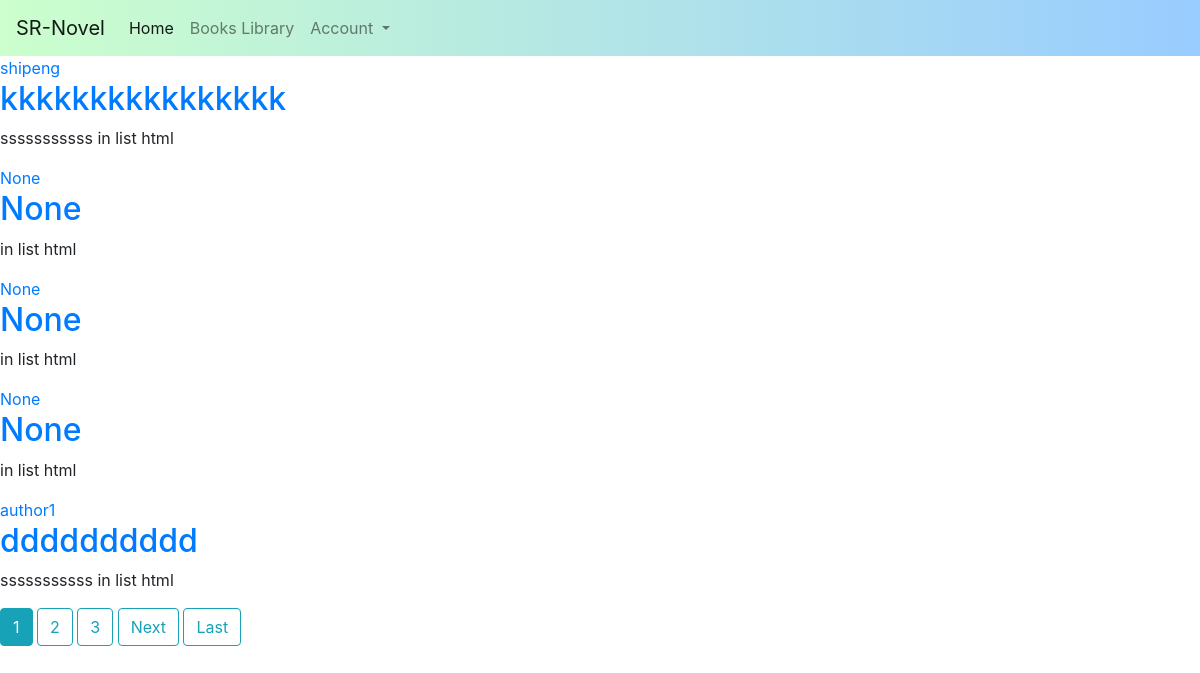
Page /application/books/ on the committed database.
### application/models.py (models this page shows, shortened)
class Book(models.Model):
    title = models.CharField(max_length=200,blank=True, null=True)
    author = models.ForeignKey('Author', on_delete=models.SET_NULL,blank=True, null=True)
    summary = models.TextField(max_length=1000, help_text='Enter a brief description of the book')
    isbn = models.CharField('ISBN', max_length=13, help_text='13 Character <a href="https://www.isbn-international.org/content/what-isbn">ISBN number</a>')
    genre = models.ManyToManyField(Genre, help_text='Select a genre for this book')
    wordCount = models.IntegerField(default=0)
    chapterCount = models.IntegerField(default=0)
    bookFile = models.FileField(blank=True, null=True)
    like = models.IntegerField(default=0)
    date_uploaded = models.DateTimeField(default = timezone.now)
    bookImage = models.ImageField(blank=True, null=True)
    class Meta:
        ordering = ['-wordCount']

class Author(models.Model):
    authorName = models.CharField(max_length=200)
    """authorId = models.CharField(max_length=200,blank=True, null=True)"""
    """bookId = models.OneToManyField()" "book of author ownered"""
    def __str__(self):
        return '%s' % (self.authorName)

### application/views.py (the view)
# urls.py: path('books/', BookListView.as_view(),name='booklist'),
class BookListView(ListView):
    model = Book
    template_name= 'application/book_list.html'
    context_object_name='booklist'
    ordering = ['-date_uploaded']
    paginate_by = 5

### application/templates/application/book_list.html (shortened to what this page needs)
{% extends "home_base.html" %}
{% block content %}
	{% for book in booklist %}
		<article class="media content-section">
		 	<div class="media-body">
		 		<div class="article-metadata">
		 			<a class="mr-2" href="#"> {{ book.author }}</a>
		 		</div>
		 		<h2><a class = "article-title" href=" {% url 'book-detail' book.id %} "> {{ book.title }} </a></h2>
		 		<p class="article-content"> {{ book.summary }} in list html</p>
		 	</div>
		 </article>
	{% endfor %}
	{% if is_paginated %}
		{% for num in page_obj.paginator.page_range %}
			{% if page_obj.number == num %}
				<a class="btn btn-info mb-4" href="?page={{ num }}"> {{ num }}</a>
			{% elif num > page_obj.number|add:'-3' and num < page_obj.number|add:'3' %}
				<a class="btn btn-outline-info mb-4" href="?page={{ num }}"> {{ num }}</a>
			{% endif %}
		{% endfor %}
		{% if page_obj.has_next %}
			<a class="btn btn-outline-info mb-4" href="?page={{ page_obj.next_page_number }}">Next</a>
			<a class="btn btn-outline-info mb-4" href="?page= {{ page_obj.paginator.num_pages }}">Last</a>
		{% endif%}
	{% endif %}
{% endblock %}

### rows in the picture
Book: author "shipeng", title "kkkkkkkkkkkkkkkk", summary "sssssssssss"
Book: author "None", title "None"
Book: author "None", title "None"
Book: author "None", title "None"
Book: author "author1", title "dddddddddd", summary "sssssssssss"

### other values in the picture
{{ num }} "1"
{{ num }} "2" "3"
